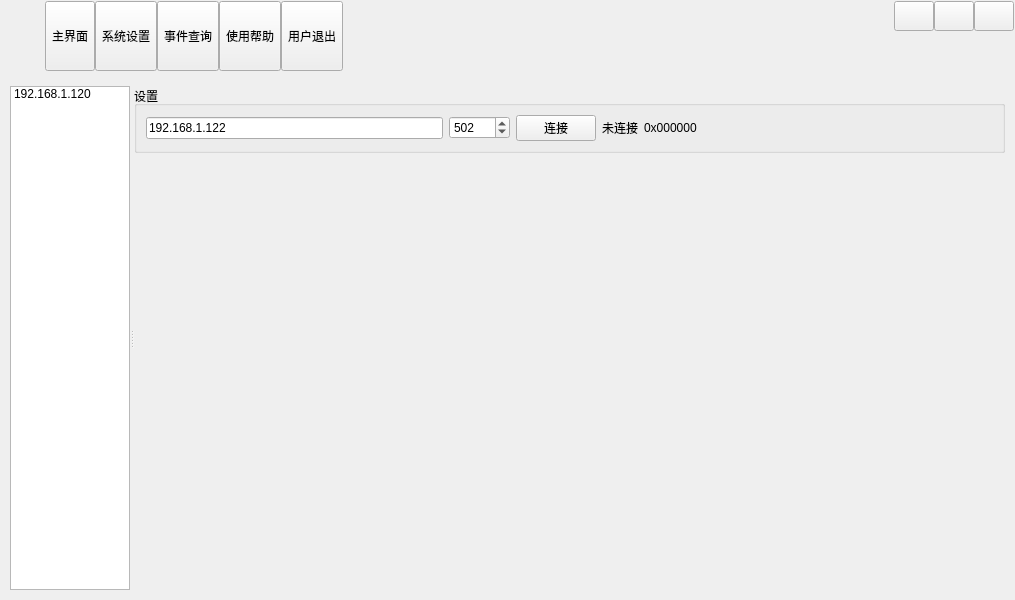
<?xml version="1.0" encoding="UTF-8"?>
<ui version="4.0">
 <class>MainUI</class>
 <widget class="QWidget" name="MainUI">
  <property name="geometry">
   <rect>
    <x>0</x>
    <y>0</y>
    <width>1015</width>
    <height>600</height>
   </rect>
  </property>
  <property name="windowTitle">
   <string>Dialog</string>
  </property>
  <property name="sizeGripEnabled" stdset="0">
   <bool>false</bool>
  </property>
  <layout class="QGridLayout" name="gridLayout">
   <property name="leftMargin">
    <number>1</number>
   </property>
   <property name="topMargin">
    <number>1</number>
   </property>
   <property name="rightMargin">
    <number>1</number>
   </property>
   <property name="bottomMargin">
    <number>1</number>
   </property>
   <item row="0" column="0">
    <widget class="QWidget" name="widgetTitle" native="true">
     <property name="sizePolicy">
      <sizepolicy hsizetype="Preferred" vsizetype="Fixed">
       <horstretch>0</horstretch>
       <verstretch>0</verstretch>
      </sizepolicy>
     </property>
     <layout class="QHBoxLayout" name="horizontalLayout_2">
      <property name="spacing">
       <number>10</number>
      </property>
      <property name="leftMargin">
       <number>10</number>
      </property>
      <property name="topMargin">
       <number>0</number>
      </property>
      <property name="rightMargin">
       <number>0</number>
      </property>
      <property name="bottomMargin">
       <number>0</number>
      </property>
      <item>
       <widget class="QLabel" name="labIco">
        <property name="text">
         <string/>
        </property>
        <property name="alignment">
         <set>Qt::AlignCenter</set>
        </property>
       </widget>
      </item>
      <item>
       <widget class="QLabel" name="labTitle">
        <property name="styleSheet">
         <string notr="true"/>
        </property>
        <property name="text">
         <string/>
        </property>
        <property name="alignment">
         <set>Qt::AlignLeading|Qt::AlignLeft|Qt::AlignVCenter</set>
        </property>
       </widget>
      </item>
      <item>
       <widget class="QWidget" name="widgetTop" native="true">
        <layout class="QHBoxLayout" name="horizontalLayout_3">
         <property name="spacing">
          <number>0</number>
         </property>
         <property name="leftMargin">
          <number>0</number>
         </property>
         <property name="topMargin">
          <number>0</number>
         </property>
         <property name="rightMargin">
          <number>0</number>
         </property>
         <property name="bottomMargin">
          <number>0</number>
         </property>
         <item>
          <widget class="QToolButton" name="btnMain">
           <property name="sizePolicy">
            <sizepolicy hsizetype="Fixed" vsizetype="Expanding">
             <horstretch>0</horstretch>
             <verstretch>0</verstretch>
            </sizepolicy>
           </property>
           <property name="text">
            <string>主界面</string>
           </property>
           <property name="icon">
            <iconset resource="main.qrc">
             <normaloff>:/image/main_main.png</normaloff>:/image/main_main.png</iconset>
           </property>
           <property name="toolButtonStyle">
            <enum>Qt::ToolButtonTextUnderIcon</enum>
           </property>
          </widget>
         </item>
         <item>
          <widget class="QToolButton" name="btnConfig">
           <property name="sizePolicy">
            <sizepolicy hsizetype="Fixed" vsizetype="Expanding">
             <horstretch>0</horstretch>
             <verstretch>0</verstretch>
            </sizepolicy>
           </property>
           <property name="text">
            <string>系统设置</string>
           </property>
           <property name="icon">
            <iconset resource="main.qrc">
             <normaloff>:/image/main_config.png</normaloff>:/image/main_config.png</iconset>
           </property>
           <property name="toolButtonStyle">
            <enum>Qt::ToolButtonTextUnderIcon</enum>
           </property>
          </widget>
         </item>
         <item>
          <widget class="QToolButton" name="btnData">
           <property name="sizePolicy">
            <sizepolicy hsizetype="Fixed" vsizetype="Expanding">
             <horstretch>0</horstretch>
             <verstretch>0</verstretch>
            </sizepolicy>
           </property>
           <property name="text">
            <string>事件查询</string>
           </property>
           <property name="icon">
            <iconset resource="main.qrc">
             <normaloff>:/image/main_data.png</normaloff>:/image/main_data.png</iconset>
           </property>
           <property name="checked">
            <bool>false</bool>
           </property>
           <property name="toolButtonStyle">
            <enum>Qt::ToolButtonTextUnderIcon</enum>
           </property>
          </widget>
         </item>
         <item>
          <widget class="QToolButton" name="btnHelp">
           <property name="sizePolicy">
            <sizepolicy hsizetype="Fixed" vsizetype="Expanding">
             <horstretch>0</horstretch>
             <verstretch>0</verstretch>
            </sizepolicy>
           </property>
           <property name="styleSheet">
            <string notr="true"/>
           </property>
           <property name="text">
            <string>使用帮助</string>
           </property>
           <property name="icon">
            <iconset resource="main.qrc">
             <normaloff>:/image/main_person.png</normaloff>:/image/main_person.png</iconset>
           </property>
           <property name="toolButtonStyle">
            <enum>Qt::ToolButtonTextUnderIcon</enum>
           </property>
          </widget>
         </item>
         <item>
          <widget class="QToolButton" name="btnExit">
           <property name="sizePolicy">
            <sizepolicy hsizetype="Fixed" vsizetype="Expanding">
             <horstretch>0</horstretch>
             <verstretch>0</verstretch>
            </sizepolicy>
           </property>
           <property name="styleSheet">
            <string notr="true"/>
           </property>
           <property name="text">
            <string>用户退出</string>
           </property>
           <property name="icon">
            <iconset resource="main.qrc">
             <normaloff>:/image/main_exit.png</normaloff>:/image/main_exit.png</iconset>
           </property>
           <property name="toolButtonStyle">
            <enum>Qt::ToolButtonTextUnderIcon</enum>
           </property>
          </widget>
         </item>
        </layout>
       </widget>
      </item>
      <item>
       <spacer name="horizontalSpacer">
        <property name="orientation">
         <enum>Qt::Horizontal</enum>
        </property>
        <property name="sizeHint" stdset="0">
         <size>
          <width>40</width>
          <height>20</height>
         </size>
        </property>
       </spacer>
      </item>
      <item>
       <widget class="QWidget" name="widgetMenu" native="true">
        <layout class="QGridLayout" name="gridLayout_2">
         <property name="leftMargin">
          <number>0</number>
         </property>
         <property name="topMargin">
          <number>0</number>
         </property>
         <property name="rightMargin">
          <number>0</number>
         </property>
         <property name="bottomMargin">
          <number>0</number>
         </property>
         <property name="spacing">
          <number>0</number>
         </property>
         <item row="1" column="1" colspan="3">
          <spacer name="verticalSpacer">
           <property name="orientation">
            <enum>Qt::Vertical</enum>
           </property>
           <property name="sizeHint" stdset="0">
            <size>
             <width>20</width>
             <height>40</height>
            </size>
           </property>
          </spacer>
         </item>
         <item row="0" column="1">
          <widget class="QPushButton" name="btnMenu_Min">
           <property name="sizePolicy">
            <sizepolicy hsizetype="Minimum" vsizetype="Expanding">
             <horstretch>0</horstretch>
             <verstretch>0</verstretch>
            </sizepolicy>
           </property>
           <property name="minimumSize">
            <size>
             <width>30</width>
             <height>30</height>
            </size>
           </property>
           <property name="cursor">
            <cursorShape>ArrowCursor</cursorShape>
           </property>
           <property name="focusPolicy">
            <enum>Qt::NoFocus</enum>
           </property>
           <property name="toolTip">
            <string>最小化</string>
           </property>
           <property name="text">
            <string/>
           </property>
          </widget>
         </item>
         <item row="0" column="3">
          <widget class="QPushButton" name="btnMenu_Close">
           <property name="sizePolicy">
            <sizepolicy hsizetype="Minimum" vsizetype="Expanding">
             <horstretch>0</horstretch>
             <verstretch>0</verstretch>
            </sizepolicy>
           </property>
           <property name="minimumSize">
            <size>
             <width>30</width>
             <height>30</height>
            </size>
           </property>
           <property name="cursor">
            <cursorShape>ArrowCursor</cursorShape>
           </property>
           <property name="focusPolicy">
            <enum>Qt::NoFocus</enum>
           </property>
           <property name="toolTip">
            <string>关闭</string>
           </property>
           <property name="text">
            <string/>
           </property>
          </widget>
         </item>
         <item row="0" column="2">
          <widget class="QPushButton" name="btnMenu_Max">
           <property name="sizePolicy">
            <sizepolicy hsizetype="Minimum" vsizetype="Expanding">
             <horstretch>0</horstretch>
             <verstretch>0</verstretch>
            </sizepolicy>
           </property>
           <property name="minimumSize">
            <size>
             <width>30</width>
             <height>30</height>
            </size>
           </property>
           <property name="focusPolicy">
            <enum>Qt::NoFocus</enum>
           </property>
           <property name="text">
            <string/>
           </property>
          </widget>
         </item>
        </layout>
       </widget>
      </item>
     </layout>
    </widget>
   </item>
   <item row="1" column="0">
    <widget class="QStackedWidget" name="stackedWidget">
     <property name="styleSheet">
      <string notr="true"/>
     </property>
     <property name="currentIndex">
      <number>0</number>
     </property>
     <widget class="QWidget" name="MainPage">
      <layout class="QGridLayout" name="gridLayout_5">
       <item row="0" column="0">
        <widget class="QSplitter" name="splitter">
         <property name="orientation">
          <enum>Qt::Horizontal</enum>
         </property>
         <widget class="QListWidget" name="listBMS">
          <property name="enabled">
           <bool>true</bool>
          </property>
          <property name="maximumSize">
           <size>
            <width>120</width>
            <height>16777215</height>
           </size>
          </property>
          <property name="resizeMode">
           <enum>QListView::Adjust</enum>
          </property>
          <item>
           <property name="text">
            <string>192.168.1.120</string>
           </property>
          </item>
         </widget>
         <widget class="QWidget" name="layoutWidget">
          <layout class="QVBoxLayout" name="verticalLayout">
           <item>
            <widget class="QGroupBox" name="groupBox">
             <property name="sizePolicy">
              <sizepolicy hsizetype="Preferred" vsizetype="Fixed">
               <horstretch>0</horstretch>
               <verstretch>0</verstretch>
              </sizepolicy>
             </property>
             <property name="title">
              <string>设置</string>
             </property>
             <layout class="QHBoxLayout" name="horizontalLayout">
              <item>
               <widget class="QLineEdit" name="lineEditIP">
                <property name="toolTip">
                 <string>输入IP地址</string>
                </property>
                <property name="text">
                 <string>192.168.1.122</string>
                </property>
                <property name="maxLength">
                 <number>16</number>
                </property>
               </widget>
              </item>
              <item>
               <widget class="QSpinBox" name="spinBoxPort">
                <property name="maximum">
                 <number>65535</number>
                </property>
                <property name="value">
                 <number>502</number>
                </property>
               </widget>
              </item>
              <item>
               <widget class="QPushButton" name="tbtnConnect">
                <property name="text">
                 <string>连接</string>
                </property>
               </widget>
              </item>
              <item>
               <widget class="QLabel" name="labelStatus">
                <property name="sizePolicy">
                 <sizepolicy hsizetype="Preferred" vsizetype="Preferred">
                  <horstretch>0</horstretch>
                  <verstretch>0</verstretch>
                 </sizepolicy>
                </property>
                <property name="font">
                 <font>
                  <family>Arial</family>
                  <weight>50</weight>
                  <italic>false</italic>
                  <bold>false</bold>
                 </font>
                </property>
                <property name="frameShape">
                 <enum>QFrame::NoFrame</enum>
                </property>
                <property name="text">
                 <string>未连接</string>
                </property>
                <property name="textFormat">
                 <enum>Qt::PlainText</enum>
                </property>
                <property name="scaledContents">
                 <bool>false</bool>
                </property>
               </widget>
              </item>
              <item>
               <widget class="QLabel" name="labelVer">
                <property name="text">
                 <string>0x000000</string>
                </property>
               </widget>
              </item>
              <item>
               <spacer name="horizontalSpacer_2">
                <property name="orientation">
                 <enum>Qt::Horizontal</enum>
                </property>
                <property name="sizeHint" stdset="0">
                 <size>
                  <width>40</width>
                  <height>20</height>
                 </size>
                </property>
               </spacer>
              </item>
             </layout>
            </widget>
           </item>
           <item>
            <widget class="Widget" name="cmuData" native="true"/>
           </item>
          </layout>
         </widget>
        </widget>
       </item>
      </layout>
     </widget>
     <widget class="QWidget" name="page2">
      <layout class="QHBoxLayout" name="horizontalLayout_4">
       <property name="spacing">
        <number>0</number>
       </property>
       <property name="leftMargin">
        <number>0</number>
       </property>
       <property name="topMargin">
        <number>0</number>
       </property>
       <property name="rightMargin">
        <number>0</number>
       </property>
       <property name="bottomMargin">
        <number>0</number>
       </property>
       <item>
        <widget class="QWidget" name="widgetLeftConfig" native="true">
         <property name="maximumSize">
          <size>
           <width>100</width>
           <height>16777215</height>
          </size>
         </property>
         <layout class="QVBoxLayout" name="verticalLayout_3">
          <property name="spacing">
           <number>0</number>
          </property>
          <property name="leftMargin">
           <number>0</number>
          </property>
          <property name="topMargin">
           <number>0</number>
          </property>
          <property name="rightMargin">
           <number>0</number>
          </property>
          <property name="bottomMargin">
           <number>0</number>
          </property>
          <item>
           <widget class="QToolButton" name="tbtnConfig1">
            <property name="sizePolicy">
             <sizepolicy hsizetype="Expanding" vsizetype="Fixed">
              <horstretch>0</horstretch>
              <verstretch>0</verstretch>
             </sizepolicy>
            </property>
            <property name="text">
             <string>基本设置</string>
            </property>
           </widget>
          </item>
          <item>
           <widget class="QToolButton" name="tbtnConfig2">
            <property name="sizePolicy">
             <sizepolicy hsizetype="Expanding" vsizetype="Fixed">
              <horstretch>0</horstretch>
              <verstretch>0</verstretch>
             </sizepolicy>
            </property>
            <property name="text">
             <string>转发设置</string>
            </property>
           </widget>
          </item>
          <item>
           <widget class="QToolButton" name="tbtnConfig3">
            <property name="sizePolicy">
             <sizepolicy hsizetype="Expanding" vsizetype="Fixed">
              <horstretch>0</horstretch>
              <verstretch>0</verstretch>
             </sizepolicy>
            </property>
            <property name="text">
             <string>用户设置</string>
            </property>
           </widget>
          </item>
          <item>
           <widget class="QToolButton" name="tbtnConfig4">
            <property name="sizePolicy">
             <sizepolicy hsizetype="Expanding" vsizetype="Fixed">
              <horstretch>0</horstretch>
              <verstretch>0</verstretch>
             </sizepolicy>
            </property>
            <property name="text">
             <string>防区设置</string>
            </property>
           </widget>
          </item>
          <item>
           <widget class="QToolButton" name="tbtnConfig5">
            <property name="sizePolicy">
             <sizepolicy hsizetype="Expanding" vsizetype="Fixed">
              <horstretch>0</horstretch>
              <verstretch>0</verstretch>
             </sizepolicy>
            </property>
            <property name="text">
             <string>设备设置</string>
            </property>
           </widget>
          </item>
          <item>
           <widget class="QToolButton" name="tbtnConfig6">
            <property name="sizePolicy">
             <sizepolicy hsizetype="Expanding" vsizetype="Fixed">
              <horstretch>0</horstretch>
              <verstretch>0</verstretch>
             </sizepolicy>
            </property>
            <property name="text">
             <string>其他设置</string>
            </property>
           </widget>
          </item>
          <item>
           <spacer name="verticalSpacer_3">
            <property name="orientation">
             <enum>Qt::Vertical</enum>
            </property>
            <property name="sizeHint" stdset="0">
             <size>
              <width>20</width>
              <height>417</height>
             </size>
            </property>
           </spacer>
          </item>
         </layout>
        </widget>
       </item>
       <item>
        <layout class="QGridLayout" name="gridLayout_3">
         <item row="0" column="0">
          <widget class="QGroupBox" name="groupBox_2">
           <property name="title">
            <string>定值</string>
           </property>
           <layout class="QGridLayout" name="gridLayout_4">
            <item row="1" column="1">
             <widget class="QSpinBox" name="nVol">
              <property name="accessibleName">
               <string>dz</string>
              </property>
              <property name="specialValueText">
               <string/>
              </property>
              <property name="suffix">
               <string/>
              </property>
              <property name="prefix">
               <string/>
              </property>
              <property name="value">
               <number>16</number>
              </property>
             </widget>
            </item>
            <item row="1" column="2">
             <widget class="QSpinBox" name="nTemp">
              <property name="sizePolicy">
               <sizepolicy hsizetype="Preferred" vsizetype="Fixed">
                <horstretch>0</horstretch>
                <verstretch>0</verstretch>
               </sizepolicy>
              </property>
              <property name="accessibleName">
               <string>dz</string>
              </property>
              <property name="specialValueText">
               <string/>
              </property>
              <property name="suffix">
               <string/>
              </property>
              <property name="prefix">
               <string/>
              </property>
              <property name="singleStep">
               <number>10</number>
              </property>
              <property name="value">
               <number>6</number>
              </property>
             </widget>
            </item>
            <item row="1" column="0">
             <widget class="QSpinBox" name="nBMU">
              <property name="accessibleName">
               <string>dz</string>
              </property>
              <property name="specialValueText">
               <string/>
              </property>
              <property name="suffix">
               <string/>
              </property>
              <property name="prefix">
               <string/>
              </property>
              <property name="value">
               <number>8</number>
              </property>
             </widget>
            </item>
            <item row="1" column="4">
             <spacer name="horizontalSpacer_3">
              <property name="orientation">
               <enum>Qt::Horizontal</enum>
              </property>
              <property name="sizeHint" stdset="0">
               <size>
                <width>40</width>
                <height>20</height>
               </size>
              </property>
             </spacer>
            </item>
            <item row="1" column="3">
             <widget class="QSpinBox" name="nStatus">
              <property name="sizePolicy">
               <sizepolicy hsizetype="Preferred" vsizetype="Fixed">
                <horstretch>0</horstretch>
                <verstretch>0</verstretch>
               </sizepolicy>
              </property>
              <property name="accessibleName">
               <string>dz</string>
              </property>
              <property name="specialValueText">
               <string/>
              </property>
              <property name="suffix">
               <string/>
              </property>
              <property name="prefix">
               <string/>
              </property>
              <property name="minimum">
               <number>4</number>
              </property>
              <property name="maximum">
               <number>6</number>
              </property>
              <property name="stepType">
               <enum>QAbstractSpinBox::DefaultStepType</enum>
              </property>
              <property name="value">
               <number>5</number>
              </property>
             </widget>
            </item>
           </layout>
          </widget>
         </item>
         <item row="2" column="0">
          <spacer name="verticalSpacer_4">
           <property name="orientation">
            <enum>Qt::Vertical</enum>
           </property>
           <property name="sizeHint" stdset="0">
            <size>
             <width>20</width>
             <height>40</height>
            </size>
           </property>
          </spacer>
         </item>
         <item row="1" column="0">
          <widget class="QTableWidget" name="tableConfig"/>
         </item>
        </layout>
       </item>
      </layout>
     </widget>
     <widget class="QWidget" name="page3">
      <layout class="QVBoxLayout" name="verticalLayout_5">
       <item>
        <widget class="QLabel" name="lab3">
         <property name="text">
          <string>警情查询</string>
         </property>
         <property name="alignment">
          <set>Qt::AlignCenter</set>
         </property>
        </widget>
       </item>
      </layout>
     </widget>
     <widget class="QWidget" name="page4">
      <layout class="QVBoxLayout" name="verticalLayout_4"/>
     </widget>
    </widget>
   </item>
  </layout>
 </widget>
 <customwidgets>
  <customwidget>
   <class>Widget</class>
   <extends>QWidget</extends>
   <header location="global">widget.h</header>
   <container>1</container>
  </customwidget>
 </customwidgets>
 <resources>
  <include location="main.qrc"/>
 </resources>
 <connections/>
</ui>
